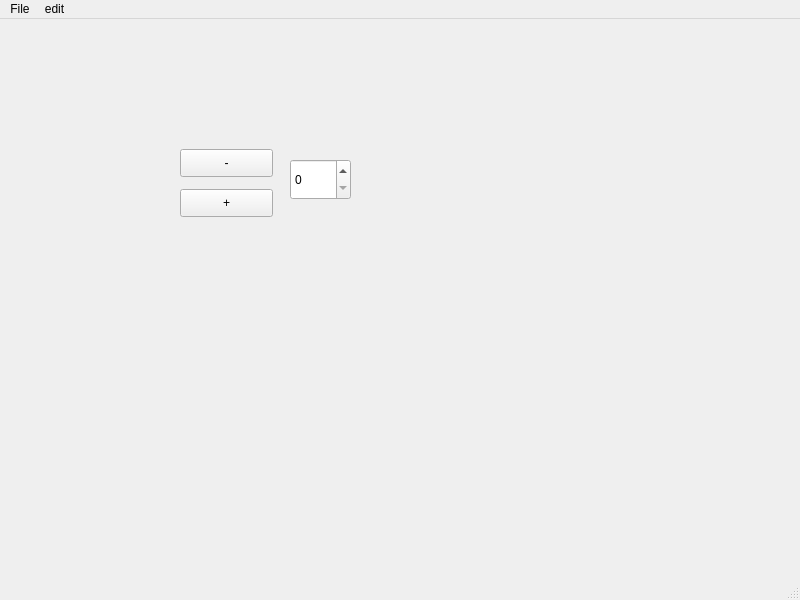
<?xml version="1.0" encoding="UTF-8"?>
<ui version="4.0">
 <class>MyMainWindow</class>
 <widget class="QMainWindow" name="MyMainWindow">
  <property name="geometry">
   <rect>
    <x>0</x>
    <y>0</y>
    <width>800</width>
    <height>600</height>
   </rect>
  </property>
  <property name="windowTitle">
   <string>哈哈哈</string>
  </property>
  <property name="windowIcon">
   <iconset resource="resource.qrc">
    <normaloff>:/logo/res/b.png</normaloff>:/logo/res/b.png</iconset>
  </property>
  <widget class="QWidget" name="centralwidget">
   <widget class="QPushButton" name="pushButton">
    <property name="geometry">
     <rect>
      <x>180</x>
      <y>130</y>
      <width>93</width>
      <height>28</height>
     </rect>
    </property>
    <property name="text">
     <string>-</string>
    </property>
   </widget>
   <widget class="QPushButton" name="pushButton_2">
    <property name="geometry">
     <rect>
      <x>180</x>
      <y>170</y>
      <width>93</width>
      <height>28</height>
     </rect>
    </property>
    <property name="text">
     <string>+</string>
    </property>
   </widget>
   <widget class="QSpinBox" name="spinBox">
    <property name="geometry">
     <rect>
      <x>290</x>
      <y>140</y>
      <width>61</width>
      <height>41</height>
     </rect>
    </property>
   </widget>
  </widget>
  <widget class="QMenuBar" name="menubar">
   <property name="geometry">
    <rect>
     <x>0</x>
     <y>0</y>
     <width>800</width>
     <height>26</height>
    </rect>
   </property>
   <widget class="QMenu" name="menuFile">
    <property name="title">
     <string>File</string>
    </property>
    <addaction name="actionnew_file"/>
    <addaction name="actionopen_file"/>
    <addaction name="separator"/>
    <addaction name="actionexit"/>
   </widget>
   <widget class="QMenu" name="menuedit">
    <property name="title">
     <string>edit</string>
    </property>
    <addaction name="actionRefresh"/>
   </widget>
   <addaction name="menuFile"/>
   <addaction name="menuedit"/>
  </widget>
  <widget class="QStatusBar" name="statusbar"/>
  <action name="actionnew_file">
   <property name="text">
    <string>new file</string>
   </property>
  </action>
  <action name="actionopen_file">
   <property name="text">
    <string>open file</string>
   </property>
  </action>
  <action name="actionRefresh">
   <property name="icon">
    <iconset resource="resource.qrc">
     <normaloff>:/icon/cartoon</normaloff>:/icon/cartoon</iconset>
   </property>
   <property name="text">
    <string>刷新</string>
   </property>
  </action>
  <action name="actionexit">
   <property name="text">
    <string>exit</string>
   </property>
  </action>
 </widget>
 <resources>
  <include location="resource.qrc"/>
 </resources>
 <connections>
  <connection>
   <sender>pushButton</sender>
   <signal>clicked()</signal>
   <receiver>spinBox</receiver>
   <slot>stepDown()</slot>
   <hints>
    <hint type="sourcelabel">
     <x>231</x>
     <y>172</y>
    </hint>
    <hint type="destinationlabel">
     <x>312</x>
     <y>167</y>
    </hint>
   </hints>
  </connection>
  <connection>
   <sender>pushButton_2</sender>
   <signal>clicked()</signal>
   <receiver>spinBox</receiver>
   <slot>stepUp()</slot>
   <hints>
    <hint type="sourcelabel">
     <x>240</x>
     <y>216</y>
    </hint>
    <hint type="destinationlabel">
     <x>313</x>
     <y>194</y>
    </hint>
   </hints>
  </connection>
 </connections>
</ui>
